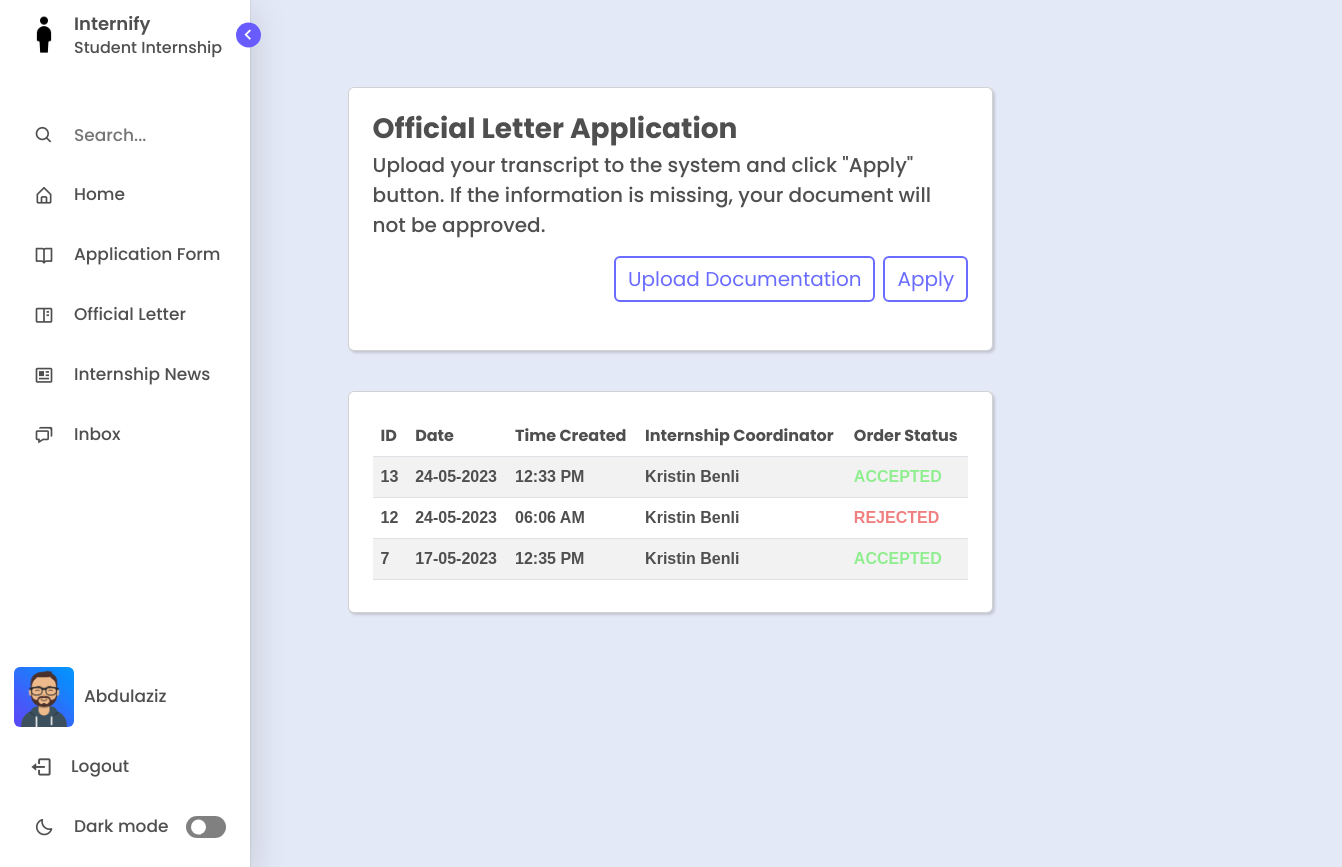
The app's page /official-letter/ (signed in) with its own data.
### management/models.py (models this page shows, shortened)
class User(AbstractBaseUser, PermissionsMixin):
    GENDER_CHOICES = (
        ('M', 'Male'),
        ('F', 'Female'),
    )
    first_name = models.CharField(max_length=100)
    last_name = models.CharField(max_length=100)
    email = models.EmailField(unique=True)
    gender = models.CharField(max_length=1, choices=GENDER_CHOICES)
    photo = models.ImageField(upload_to='users', null=True, blank=True)
    last_login = models.DateTimeField(auto_now=True)
    is_active = models.BooleanField(default=True)
    is_staff = models.BooleanField(default=False)
    is_superuser = models.BooleanField(default=False)
    objects = CustomUserManager()
    USERNAME_FIELD = 'email'
    REQUIRED_FIELDS = ['first_name', 'last_name', 'gender',  'password']

class BaseAbstractModel(models.Model):
    is_visible = models.BooleanField(default=True, verbose_name='Visibility')
    date_created = models.DateTimeField(auto_now_add=True)
    date_updated = models.DateTimeField(auto_now=True)
    class Meta:
        abstract = True

class Application(BaseAbstractModel):
    STATUS_CHOICES = (
        ('W', 'Waiting'),
        ('R', 'Rejected'),
        ('A', 'Approved'),
        ('Z', 'Archived'),
    )
    TYPE_CHOICES = (
        ('L', 'Letter'),
        ('I', 'Internship'),
    )
    student = models.ForeignKey(Student, on_delete=CASCADE)
    coordinator = models.ForeignKey(InternshipCoordinator, on_delete=CASCADE)
    employee = models.ForeignKey(CareerCenterEmployee, on_delete=CASCADE)
    status = models.CharField(max_length=1, choices=STATUS_CHOICES)
    type = models.CharField(max_length=1, choices=TYPE_CHOICES, default='I')

class InternshipCoordinator(BaseAbstractModel):
    coordinator_id = models.CharField(max_length=20, primary_key=True, unique=True)
    department = models.ForeignKey(Department, on_delete=CASCADE)
    faculty = models.ForeignKey(Faculty, on_delete=CASCADE)
    user = models.ForeignKey(User, on_delete=CASCADE)

### management/views.py (the view, shortened to what this page needs)
# urls.py: path('official-letter/', views.officialletter, name = "officialletter"),
def officialletter(request):
	user = request.user
	student = Student.objects.get(user=user)
	applications = Application.objects.filter(student=student, type='L').order_by('-date_created')
	context = {
		'applications': applications
	}
	return render(request, "student/officialletter.html", context)

### templates/student/officialletter.html (shortened to what this page needs)
{% extends "layout.html" %}
{% load l10n %}
{% load static %}
{% block content %}
  <div class="home" style="margin-left:11%; margin-top:5%;">
    <div class="float-container">
      <div class="float-child-left">
        <div class="col-lg-12">
          <div class="card p-4">
            <header class = "mb-4" style="text-align: start;">
              <form enctype="multipart/form-data" action="{% url 'officialletter' %}" method="POST">
              <a>
                <h3 class="fw-bolder mb-1 text">Official Letter Application</h3>
              </a>
              <p class="text lead">Upload your transcript to the system and click "Apply" button. If the information is missing, your document will not be approved.</p>
              <button type="submit" class="btn btn-danger" style="border: 2px solid var(--purple-text-color); background-color: var(--primary-color-light); font-size: 20px; float:right;">
                <span style="color:var(--purple-text-color)"> Apply</span>
              </button>
                <label for="upload" class="btn btn-outline-primary me-2" tabindex="0" style="border: 2px solid var(--purple-text-color); background-color: var(--primary-color-light); font-size: 20px; float:right; color: var(--purple-text-color);">
                  <span class="d-none d-sm-block">Upload Documentation</span>
                </label>
              </form>
             </header>
          </div>
          <div class="col-lg-12">
            <div class="card p-4" style="margin-top:40px;">
              <header class = "mb-2" style="text-align: start;">
                <table id="example" class="table table-striped" style="width:100%; margin-bottom: auto;">
                  {% if applications.count > 0 %}
                  <thead>
                    <tr>
                      <th class="text" style="font-weight: bold;">ID</th>
                      <th class="text" style="font-weight: bold;">Date</th>
                      <th class="text" style="font-weight: bold;">Time Created</th>
                      <th class="text" style="font-weight: bold;">Internship Coordinator</th>
                      <th class="text" style="font-weight: bold;">Order Status</th>
                    </tr>
                  </thead>
                  <tbody>
                      {% for application in applications %}
                        <tr>
                          <td class="text" style="font-weight: bold; font-family:Arial, Helvetica, sans-serif;">{{application.id}}</td>
                          <td class="text" style="font-weight: bold; font-family:Arial, Helvetica, sans-serif;">{{application.date_created|date:"d-m-Y" }}</td>
                          <td class="text" style="font-weight: bold; font-family:Arial, Helvetica, sans-serif;">{{application.date_created|date:"h:i A"}}</td>
                          <td class="text" style="font-weight: bold; font-family:Arial, Helvetica, sans-serif;">{{application.coordinator.user.first_name}} {{application.coordinator.user.last_name}}</td>
                          {% if application.status == 'W' %}
                            <td>
                              <span style="color: lightskyblue; font-weight: bold; font-family: Arial, Helvetica, sans-serif;">
                                WAITING
                              </span>
                            </td>
                          {% elif application.status == 'A' %}
                            <td>
                              <span style="color: lightgreen; font-weight: bold; font-family: Arial, Helvetica, sans-serif;">
                                ACCEPTED
                              </span>
                            </td>
                          {% else %}
                            <td>
                              <span style="color: lightcoral; font-weight: bold; font-family: Arial, Helvetica, sans-serif;">
                                REJECTED
                              </span>
                            </td>
                          {% endif %}
                        </tr>
                      {% endfor %}
                    {% else %}
                      <p class='text-center text-white'>No records!</p>
                    </tbody>
                    {% endif %}
                </table>
              </header>
            </div>
          </div>
        </div>
      </div>
    </div>
  </div>
  {% endblock content %}

### templates/includes/sidebar.html (shortened to what this page needs)
<!DOCTYPE html>
{% load static %}
<html lang="en">
<head>
    <link href='https://unpkg.com/boxicons@2.1.1/css/boxicons.min.css' rel='stylesheet'>
</head>
<body>
    <nav class="sidebar open">
        <header>
            <div class="image-text">
                <span class="image">
                    <a href="/home"><img id="my-image" src="{% static 'assets/img/logo.png' %}" alt=""></a>
                </span>
                <div class="text logo-text">
                    <a href="/home" style="text-decoration: none; color: var(--text-color);"><span class="name">Internify</span></a>
                    <span class="profession">Student Internship</span>
                </div>
            </div>
            <i class='bx bx-chevron-right toggle'></i>
        </header>
        <div class="menu-bar">
            <div class="menu">
				<li class="search-box">
                    <i class='bx bx-search icon'></i>
                    <input type="text" placeholder="Search...">
                </li>
                <li class="nav-link">
                    <a href="{% url 'index' %}">
                        <i class='bx bx-home-alt icon' ></i>
                        <span class="text nav-text">Home</span>
                    </a>
                </li>
                {% for group in request.user.groups.all %}
                    {% if group.name == 'Student' %}
                        <li class ="nav-link">
                            <a href="/application-form">
                                <i class='bx bx-book-open icon'></i>
                                <span class="text nav-text">Application Form</span>
                            </a>
                        </li>
                        <li class ="nav-link">
                            <a href="/official-letter">
                                <i class='bx bx-book-content icon' ></i>
                                <span class="text nav-text">Official Letter</span>
                            </a>
                        </li>
                        <li class="nav-link">
                            <a href="/internship-opportunities">
                              <i class='bx bx-news icon' ></i>
                              <span class="text nav-text">Internship News</span>
                            </a>
                        </li>
                    {% endif %}
                {% endfor %}
                <li class="nav-link">
                    <a href="/inbox">
                        <i class='bx bx-chat icon' ></i>
                        <span class="text nav-text">Inbox</span>
                    </a>
                </li>
            </div>
            <div class="bottom-content">
                <li class="nav-link">
                    <a href="/profile">
                        <img src="
                                {% if request.user.photo%}
                                    {{ request.user.photo.url }}
                                {% elif request.user.gender == 'M' %}
                                    {% static 'assets/img/avatars/male_avatar.png' %}
                                {% else %}
                                    {% static 'assets/img/avatars/female_avatar.png' %}
                                {% endif %}
                                "
                                alt="user-avatar"
                            class="d-block rounded" height="60" width="60" id="uploadedAvatar" />
                        <span class="text nav-text" style="margin-left:10px;"> {{user.first_name}}</span>
                    </a>
                </li>
                <li class="nav-link">
                    <a href="/logout">
                        <i class='bx bx-log-out icon' style="font-size:23px; margin-left:-3px;"></i>
                        <span class="text nav-text">Logout</span>
                    </a>
                </li>
                <li class="mode">
                    <div class="sun-moon">
                        <i class='bx bx-moon icon moon'></i>
                    </div>
                    <span class="mode-text text">Dark mode</span>
                    <div class="toggle-switch">
                        <span class="switch"></span>
                    </div>
                </li>
            </div>
        </div>
    </nav>
</body>
</html>

### templates/includes/sidebar.html (style rules this page uses)
* { margin: 0; padding: 0; box-sizing: border-box; font-family: 'Poppins', sans-serif; }
:root { --body-color: #E4E9F7; --sidebar-color: #FFF; --primary-color: #695CFE; --primary-color-light: white; --purple-text-color: #696CFF; --toggle-color: gray; --text-color: #4f4f4f; --tran-03: all 0.2s ease; --tran-03: all 0.3s ease; --tran-04: all 0.3s ease; --tran-05: all 0.3s ease; }
body { min-height: 100vh; background-color: var(--body-color); transition: var(--tran-05); overflow-x: hidden; }
.sidebar { position: fixed; top: 0; left: 0; height: 100%; width: 250px; padding: 10px 14px; background: var(--sidebar-color); transition: var(--tran-05); z-index: 100; box-shadow: rgba(0, 0, 0, 0.16) 0px 10px 36px 0px, rgba(0, 0, 0, 0.06) 0px 0px 0px 1px; }
.sidebar li { height: 50px; list-style: none; display: flex; align-items: center; margin-top: 10px; }
.sidebar header .image, .sidebar .icon { min-width: 60px; border-radius: 6px; }
.sidebar .icon { min-width: 60px; border-radius: 6px; height: 100%; display: flex; align-items: center; justify-content: center; font-size: 20px; }
.sidebar .text, .sidebar .icon { color: var(--text-color); transition: var(--tran-03); }
.sidebar .text { font-size: 17px; font-weight: 500; white-space: nowrap; opacity: 1; }
.sidebar header { position: relative; }
.sidebar header .image-text { display: flex; align-items: center; }
.sidebar header .logo-text { display: flex; flex-direction: column; }
header .image-text .name { margin-top: 2px; font-size: 18px; font-weight: 600; }
header .image-text .profession { font-size: 16px; margin-top: -2px; display: block; }
.sidebar header .image { display: flex; align-items: center; justify-content: center; }
.sidebar header .image img { width: 40px; border-radius: 6px; }
.sidebar header .toggle { position: absolute; top: 50%; right: -25px; transform: translateY(-50%) rotate(180deg); height: 25px; width: 25px; background-color: var(--primary-color); color: var(--sidebar-color); border-radius: 50%; display: flex; align-items: center; justify-content: center; font-size: 22px; cursor: pointer; transition: var(--tran-05); }
.sidebar .menu { margin-top: 40px; }
.sidebar li.search-box { border-radius: 6px; background-color: var(--primary-color-light); cursor: pointer; transition: var(--tran-05); }
.sidebar li.search-box input { height: 100%; width: 100%; outline: none; border: none; background-color: var(--primary-color-light); color: var(--text-color); border-radius: 6px; font-size: 17px; font-weight: 500; transition: var(--tran-05); }
.sidebar li a { list-style: none; height: 100%; background-color: transparent; display: flex; align-items: center; height: 100%; width: 100%; border-radius: 6px; text-decoration: none; transition: var(--tran-03); }
.sidebar .menu-bar { height: calc(100% - 55px); display: flex; flex-direction: column; justify-content: space-between; overflow-y: scroll; }
.sidebar .menu-bar .mode { border-radius: 6px; background-color: var(--primary-color-light); position: relative; transition: var(--tran-05); }
.menu-bar .mode .sun-moon { height: 50px; width: 60px; }
.mode .sun-moon i { position: absolute; }
.bottom-content .nav-link { margin-top:20px; }
.menu-bar .bottom-content .toggle-switch { position: absolute; right: 0; height: 100%; min-width: 60px; display: flex; align-items: center; justify-content: center; border-radius: 6px; cursor: pointer; }
.toggle-switch .switch { position: relative; height: 22px; width: 40px; border-radius: 25px; background-color: var(--toggle-color); transition: var(--tran-05); }
.switch::before { content: ''; position: absolute; height: 15px; width: 15px; border-radius: 50%; top: 50%; left: 5px; transform: translateY(-50%); background-color: var(--sidebar-color); transition: var(--tran-04); }
.home { position: absolute; top: 0; top: 0; left: 180px; height: 100vh; width: calc(100% - 180px); background-color: var(--body-color); transition: var(--tran-05); }
.home .text { font-weight: 500; color: var(--text-color); }
.card { background-color: var(--primary-color-light); box-shadow: rgba(0, 0, 0, 0.15) 1.95px 1.95px 2.6px; }

### templates/student/officialletter.html (style rules this page uses)
body { overflow:hidden; }
.float-child-left { width: 59%; float: left; padding: 20px; }

### records on screen
User: photo (picture), first_name "Abdulaziz"
Application: id "13", date_created "24-05-2023", date_created "12:33 PM", coordinator.user.first_name "Kristin", coordinator.user.last_name "Benli", status "ACCEPTED"
Application: id "12", date_created "24-05-2023", date_created "06:06 AM", coordinator.user.first_name "Kristin", coordinator.user.last_name "Benli", status "REJECTED"
Application: id "7", date_created "17-05-2023", date_created "12:35 PM", coordinator.user.first_name "Kristin", coordinator.user.last_name "Benli", status "ACCEPTED"
